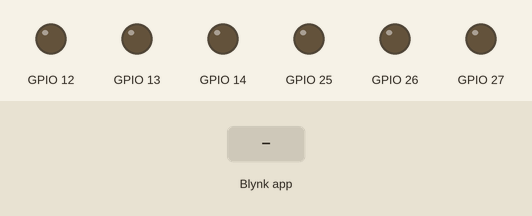
The sketch below on a simulated ESP32. Shown: output pins drawn as LEDs (lit = HIGH). The inputs (shaded band) are chosen by the test bench. WiFi joins after 1.5 s; servers stay silent unless stated.

Above: at 3.0 s.
3.1 s: Blynk app writes 1 to V0
At 3.4 s:
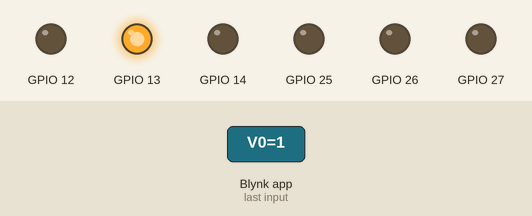
4.6 s: Blynk app writes 1 to V1
At 5.7 s:
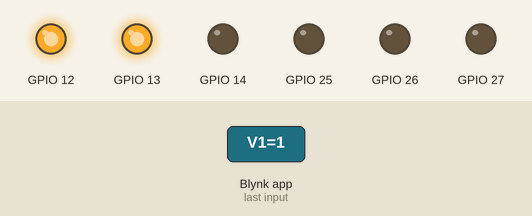
6.1 s: Blynk app writes 0 to V0
At 6.9 s:
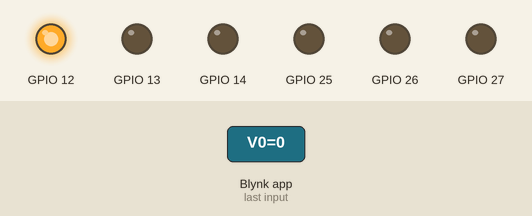
7.6 s: Blynk app writes 1 to V2
At 8.0 s:
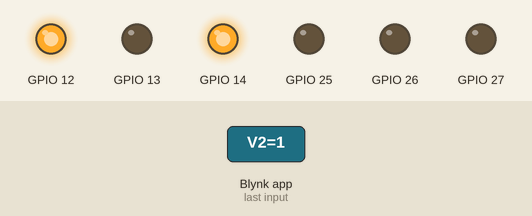
9.1 s: Blynk app writes 200 to V0
At 10.3 s:
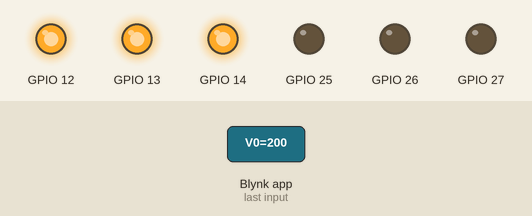
10.6 s: Blynk app writes 0 to V1
At 11.5 s:
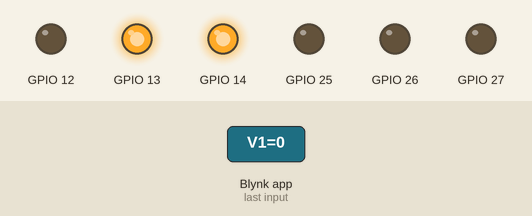
Timing chart, 0 to 13.1 s (numbered marks = the images above; inputs shaded):
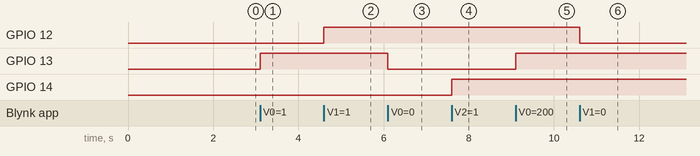

Measured:
- after the input at 3.1 s, GPIO 13: LOW → HIGH at once
- after the input at 4.6 s, GPIO 12: LOW → HIGH at once
- after the input at 6.1 s, GPIO 13: HIGH → LOW at once
- after the input at 7.6 s, GPIO 14: LOW → HIGH at once
- after the input at 9.1 s, GPIO 13: LOW → HIGH at once
- after the input at 10.6 s, GPIO 12: HIGH → LOW at once

The sketch:

tcc02_cod.ino
```cpp
#define BLYNK_TEMPLATE_ID "TMPL2EyA5WxxR"
#define BLYNK_TEMPLATE_NAME "COMANDANDO LEDS"
#define BLYNK_AUTH_TOKEN "SAdGUhynzfGCRK7HsoQ-a3iw75qHJDgd"

#include <WiFi.h>
#include <BlynkSimpleEsp32.h>

char ssid [] =  "TCC";
char pass [] = "12345678";

void setup() {
  Serial.begin(115200);
  Blynk.begin(BLYNK_AUTH_TOKEN, ssid, pass);
  pinMode(13, OUTPUT);
  pinMode(12, OUTPUT);
  pinMode(14, OUTPUT);
  pinMode(26, OUTPUT);
  pinMode(27, OUTPUT);
  pinMode(25, OUTPUT);
}

BLYNK_WRITE(V0){
  int pinValue = param.asInt();
  digitalWrite(13, pinValue);
}
BLYNK_WRITE(V1){
  int pinValue = param.asInt();
  digitalWrite(12, pinValue);
}
BLYNK_WRITE(V2){
  int pinValue = param.asInt();
  digitalWrite(14, pinValue);
}
BLYNK_WRITE(V3){
  int pinValue = param.asInt();
  digitalWrite(26, pinValue);
}
BLYNK_WRITE(V4){
  int pinValue = param.asInt();
  digitalWrite(27, pinValue);
}
BLYNK_WRITE(V5){
  int pinValue = param.asInt();
  digitalWrite(25, pinValue);
}

void loop() {
  Blynk.run();
}
```
